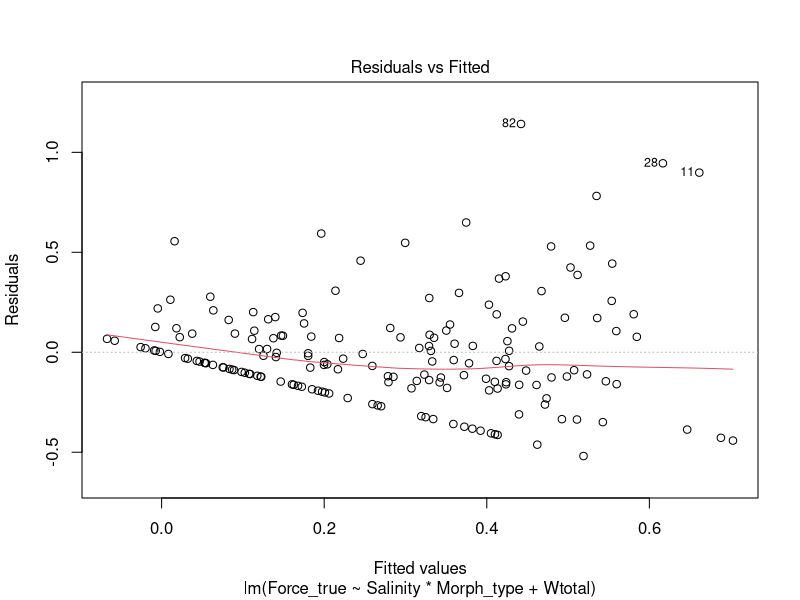
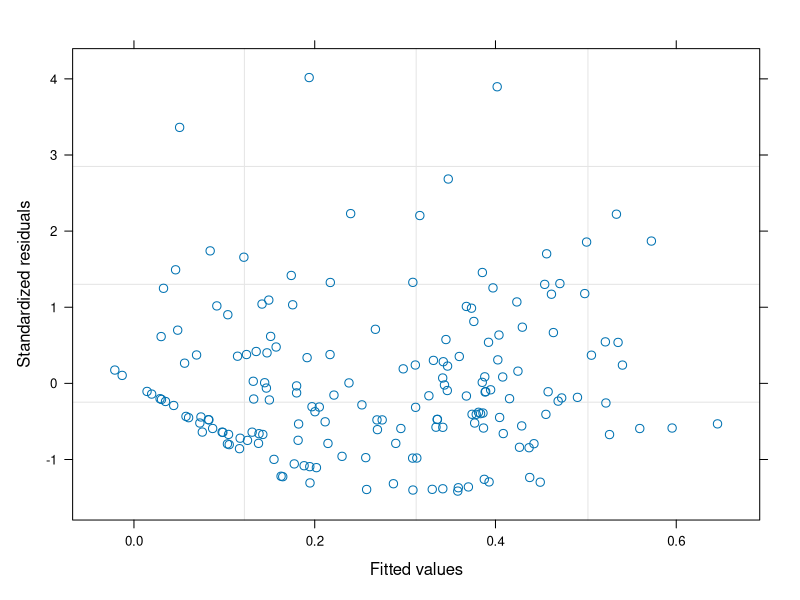

The R source for these figures, in order: (Note: this script raises an error after producing the figures.)
library(readxl)
library(ggplot2)
library(dplyr)
library(nlme)
library(car)
library(lme4)


byss_s <- read_excel('Data/Mytred_Byss_Salinity_2021.xlsx', sheet = 'list1')

str(byss_s)

byss_ss <- select(byss_s, -Comment)
byss_ss$Force <- as.numeric(byss_ss$Force)
str(byss_ss)
byss_ss <- na.omit(byss_ss)
str(byss_ss)

byss_ss$Wtotal <- as.numeric(byss_ss$Wtotal)
byss_ss$Salinity <- as.numeric(byss_ss$Salinity)

# ggplot(data = byss_ss, aes(x = Salinity, y = Force, colour = Morph_type)) + geom_boxplot()  + scale_color_manual(values = c('blue' , 'red'))

byss_ss$Force_true <- byss_ss$Force - byss_ss$Wtotal/1000*9.8 

byss_ss$Force_true[byss_ss$Force_true<0] <- 0


byss_s_mod <- lm(data = byss_ss, Force_true ~ Salinity * Morph_type + Wtotal)

plot(byss_s_mod, which = 1)





byss_s_mod <- gls(data = byss_ss, Force_true ~ Salinity * Morph_type + Wtotal)

byss_s_mod_2 <- gls(data = byss_ss, Force_true ~ Salinity * Morph_type + Wtotal, weights = varPower(form = ~Wtotal))

byss_s_mod_3 <- gls(data = byss_ss, Force_true ~ Salinity * Morph_type + Wtotal, weights = varPower(form = ~Wtotal|Morph_type))

byss_s_mod_4 <- gls(data = byss_ss, Force_true ~ Salinity * Morph_type + Wtotal, weights = varExp(form = ~Wtotal|Morph_type))


byss_s_mod_5 <- gls(data = byss_ss, Force_true ~ Salinity * Morph_type + Wtotal, weights = varComb(varExp(form = ~Wtotal|Morph_type), varExp(form=~Salinity|Morph_type)))

byss_s_mod_6 <- gls(data = byss_ss, Force_true ~ Salinity * Morph_type + Wtotal, weights = varComb(varExp(form = ~Wtotal|Morph_type), varIdent(form=~1|Morph_type)))


byss_s_mod_7 <- gls(data = byss_ss, Force_true ~ Salinity * Morph_type + Wtotal, weights = varComb(varExp(form = ~Wtotal), varIdent(form=~1|Morph_type)))


AIC(byss_s_mod, byss_s_mod_2, byss_s_mod_3, byss_s_mod_4, byss_s_mod_5, byss_s_mod_6, byss_s_mod_7)

plot(byss_s_mod_7)


anova(byss_s_mod_4)


byss_s_mod_7_ML <- update(byss_s_mod_7, method = "ML")

drop1(byss_s_mod_7_ML, test = "Chi")


summary(byss_s_mod_7)


my_data <- expand.grid(Morph_type = c("t", "e"), Salinity = seq(from = 12, to = 24, length.out = 10))


# Нашел пакетик, который делает расчеты для визуализации более простыми
library(effects)
Effects_salinity <- as.data.frame(allEffects(byss_s_mod_7, xlevels=my_data))

Effects_salinity[[1]]

Effects_salinity[[2]]


ggplot(Effects_salinity[[2]], aes(x = Salinity, y = fit, group = Morph_type)) + 
  geom_line(aes(color = Morph_type)) + 
  geom_ribbon(aes(ymin = lower, ymax = upper), alpha = 0.2) + 
  scale_color_manual(values = c("blue", "red")) + 
  geom_point(data = byss_ss, aes(y = Force_true, color = Morph_type))




#####################

byss_ss$Log_Force <- log(byss_ss$Force_true+1)

byss_ss_mod <- gls(data = byss_ss, Log_Force ~ Salinity * Morph_type * Wtotal)

byss_ss_mod_2 <- gls(data = byss_ss, Log_Force ~ Salinity * Morph_type * Wtotal, weights = varComb(varExp(form = ~Wtotal), varIdent(form=~1|Morph_type)))

# byss_ss$Force_true2 <- byss_ss$Force_true
# byss_ss$Force_true2[byss_ss$Force_true == 0] <- 0.0001



AIC(byss_ss_mod, byss_ss_mod_2)

plot(byss_ss_mod_2)

# byss_ss_mod_2_ML <- update(byss_ss_mod_2, method = "ML")

drop1(byss_ss_mod_2_ML)

summary(byss_ss_mod_2)


my_data <- byss_ss %>% group_by(Salinity, Morph_type) %>% do(data.frame(Wtotal = seq(min(.$Wtotal), max(.$Wtotal), length.out = 10)))

Effects_salinity_weight <- as.data.frame(allEffects(byss_ss_mod_2, xlevels = my_data))

str(Effects_salinity_weight)


Pl_byss_ss_mod_2 <- 
  ggplot(Effects_salinity_weight[[1]], aes(x = Wtotal, y = fit, group = Morph_type)) + 
  geom_line(aes(color = Morph_type)) + 
  facet_wrap(~Salinity, nrow = 1) + 
  geom_ribbon(aes(ymin = lower, ymax = upper), alpha = 0.2) + 
  geom_point(data = byss_ss, aes(y = log(Force_true + 1), color = Morph_type)) +scale_color_manual(values = c("blue", "red"))


my_data_2 <- byss_ss %>% group_by(Salinity, Morph_type) %>% summarise(Wtotal = mean(Wtotal))

my_data_2$fit_mean_Wtotal <- predict(byss_ss_mod_2, newdata = my_data_2)


Pl_byss_ss_mod_2 + geom_point(data = my_data_2, aes(y = fit_mean_Wtotal, color = Morph_type), size = 4)



my_data_3 <- expand.grid(Morph_type = c("t", "e"), Salinity = c(12, 16, 20, 24), Wtotal = mean(byss_ss$Wtotal))


Effects_salinity <- as.data.frame(allEffects(byss_ss_mod_2, xlevels = my_data_3))

ggplot(Effects_salinity[[1]], aes(x = Salinity, y = fit, group = Morph_type)) + 
  geom_line(aes(color = Morph_type)) + 
  geom_ribbon(aes(ymin = lower, ymax = upper), alpha = 0.2) + 
  geom_point(data = byss_ss, aes(y = log(Force_true + 1), color = Morph_type)) +scale_color_manual(values = c("blue", "red"))



library(emmeans)

emmeans(byss_ss_mod_2, specs = "Morph_type")


####################

ggplot(data = byss_ss, aes(x = Wtotal, y = Force, colour = Morph_type)) + geom_point() + geom_smooth(method = 'lm') + facet_wrap(byss_ss$Salinity) + scale_color_manual(values = c('blue' , 'red'))








#Посмотрим контрольный эксперимент

byss_c <- read_excel('Data/Mytred_Byss_Control_2021.xlsx', sheet = 'list1')
str(byss_c)
#View(byss_c)
byss_cc <- byss_c %>% filter(comment != 'Mistake')

str(byss_cc)
byss_cc$Weight <- as.numeric(byss_cc$Weight)
byss_cc$Force <- as.numeric(byss_cc$Force)

byss_cc$Force_true <- byss_cc$Force - byss_cc$Weight/1000*9.8

byss_cc$Force_true[byss_cc$Force_true < 0] <- 0 

which(byss_cc$Force_true > 2)

 byss_cc[19,]
 
 
byss_cc$Log_Force <- log(byss_cc$Force_true +1 )
 
byss_cc <- byss_cc %>% filter(!is.na(Log_Force))

byss_c_mod <- gls(data = byss_cc, Log_Force ~ Morph_type * Weight)

byss_c_mod_2 <- gls(data = byss_cc, Log_Force ~ Morph_type * Weight, weights = varComb(varExp(form = ~Weight), varIdent(form=~1|Morph_type)))

AIC(byss_c_mod, byss_c_mod_2)

plot(byss_c_mod_2, which = 1)


my_data <- byss_cc %>% group_by(Morph_type) %>% do(data.frame(Weight = seq(min(.$Weight), max(.$Weight), length.out = 10)))

Effects_weight <- as.data.frame(allEffects(byss_c_mod_2, xlevels = my_data))

ggplot(Effects_weight[[1]], aes(x = Weight, y = fit, group = Morph_type)) + 
  geom_line(aes(color = Morph_type)) + 
  geom_ribbon(aes(ymin = lower, ymax = upper), alpha = 0.2) + 
  geom_point(data = byss_cc, aes(y = log(Force_true + 1), color = Morph_type)) +scale_color_manual(values = c("blue", "red"))
